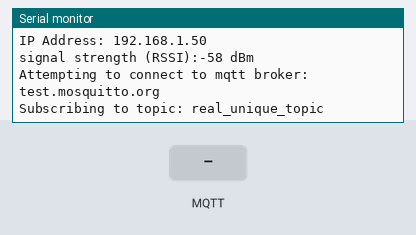
A sketch run on a simulated Arduino MKR. Shown: the last lines printed to the serial monitor. The inputs (shaded band) are chosen by the test bench. WiFi joins after 1.5 s; servers stay silent unless stated; no MQTT or app messages arrive unless stated.

Above: at 12.7 s.
12.8 s: MQTT message "1" arrives on the first subscribed topic
At 13.3 s:
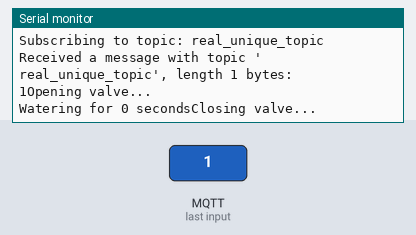
14.3 s: MQTT message "on" arrives on the first subscribed topic
At 15.6 s:
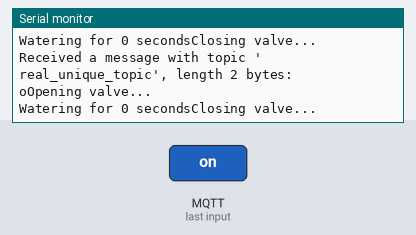

Measured:
- after the input at 12.8 s, the serial monitor: prints a new line at once (image 1)
- after the input at 14.3 s, the serial monitor: prints a new line at once (image 2)

The sketch:

PlanterIrrigationClient_Arduino.ino
```cpp
#include <ArduinoMqttClient.h>
#include <WiFi101.h>
#include "arduino_secrets.h"
#include <ArduinoJson.h>

char ssid[] = SECRET_SSID;
char pass[] = SECRET_PASS;
int status = WL_IDLE_STATUS;

const char broker[] = "test.mosquitto.org";
int port = 1883;
const char topic[] = "real_unique_topic";

WiFiClient wifiClient;
MqttClient mqttClient(wifiClient);
JsonDocument doc;

void setup() {
  WiFi.setPins(8,7,4,2);
  Serial.begin(9600);
  while (!Serial) {
    ; // wait for serial port to connect. Needed for native USB port only
  }
  while(status != WL_CONNECTED) {
    Serial.print("Attempting to connect to SSID: ");
    Serial.println(ssid);
    status = WiFi.begin(ssid, pass);
    delay(10000);
  }
  printWiFiStatus();

  //connect to mqtt broker
  Serial.print("Attempting to connect to mqtt broker: ");
  Serial.println(broker);
  if (!mqttClient.connect(broker, port)) {
    Serial.print("MQTT connection failed! Error code = ");
    Serial.println(mqttClient.connectError());
    while (1);
  }
  // set the message receive callback
  mqttClient.onMessage(onMqttMessage);

  Serial.print("Subscribing to topic: ");
  Serial.println(topic);
  Serial.println();
  // subscribe to a topic
  mqttClient.subscribe(topic);
}

void loop() {
  mqttClient.poll();
}

//recieves a message from the Mqtt broker
void onMqttMessage(int messageSize) {
  // we received a message, print out the topic and contents
  Serial.println("Received a message with topic '");
  Serial.print(mqttClient.messageTopic());
  Serial.print("', length ");
  Serial.print(messageSize);
  Serial.println(" bytes:");
  char json[256] = {(char)mqttClient.read()};
  Serial.print(json);
  deserializeJson(doc, json);
  int duration = doc["duration"];

  //water plants for given duration
  Serial.println("Opening valve...");
  digitalWrite(2, HIGH);
  Serial.printf("Watering for %d seconds", duration);
  delay(duration);
  Serial.println("Closing valve...");
  digitalWrite(2, LOW);
}

void printWiFiStatus() {
  // print the SSID of the network you're attached to:
  Serial.print("SSID: ");
  Serial.println(WiFi.SSID());

  // print your WiFi shield's IP address:
  IPAddress ip = WiFi.localIP();
  Serial.print("IP Address: ");
  Serial.println(ip);

  // print the received signal strength:
  long rssi = WiFi.RSSI();
  Serial.print("signal strength (RSSI):");
  Serial.print(rssi);
  Serial.println(" dBm");
}
```

arduino_secrets.h
```cpp
#define SECRET_SSID ""
#define SECRET_PASS ""
```
